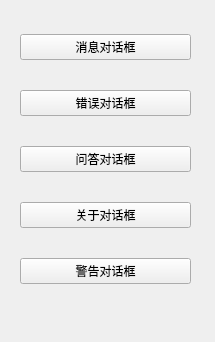
<?xml version="1.0" encoding="UTF-8"?>
<ui version="4.0">
 <class>Form</class>
 <widget class="QWidget" name="Form">
  <property name="geometry">
   <rect>
    <x>0</x>
    <y>0</y>
    <width>215</width>
    <height>342</height>
   </rect>
  </property>
  <property name="windowTitle">
   <string>Form</string>
  </property>
  <widget class="QWidget" name="verticalLayoutWidget">
   <property name="geometry">
    <rect>
     <x>20</x>
     <y>10</y>
     <width>171</width>
     <height>301</height>
    </rect>
   </property>
   <layout class="QVBoxLayout" name="verticalLayout">
    <item>
     <widget class="QPushButton" name="pushButton">
      <property name="text">
       <string>消息对话框</string>
      </property>
     </widget>
    </item>
    <item>
     <widget class="QPushButton" name="pushButton_2">
      <property name="text">
       <string>错误对话框</string>
      </property>
     </widget>
    </item>
    <item>
     <widget class="QPushButton" name="pushButton_3">
      <property name="text">
       <string>问答对话框</string>
      </property>
     </widget>
    </item>
    <item>
     <widget class="QPushButton" name="pushButton_4">
      <property name="text">
       <string>关于对话框</string>
      </property>
     </widget>
    </item>
    <item>
     <widget class="QPushButton" name="pushButton_5">
      <property name="text">
       <string>警告对话框</string>
      </property>
     </widget>
    </item>
   </layout>
  </widget>
 </widget>
 <resources/>
 <connections/>
</ui>
